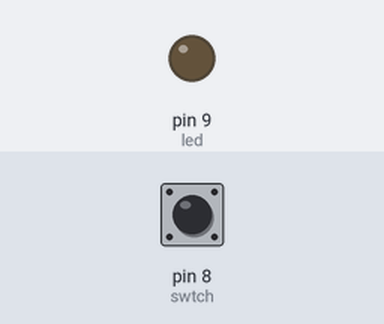
The sketch below on a simulated Arduino Uno, built with avr-gcc and run on an emulated ATmega328P. On the bench: output pins drawn as LEDs (lit = HIGH). The inputs (shaded band) are chosen by the test bench; at power-on: pin 8 (swtch) HIGH. What the sketch prints to the serial monitor is not drawn.

Above: at 1.25 s.
1.3 s: pin 8 (swtch) pulled LOW for 3.2 s
At 2.5 s:
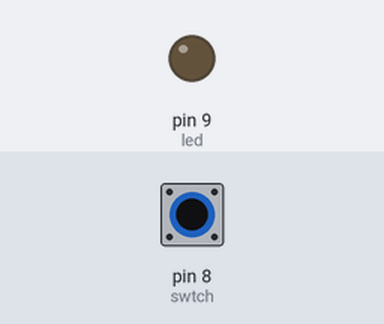
6.0 s: pin 8 (swtch) pulled LOW for 0.15 s
At 6.15 s:
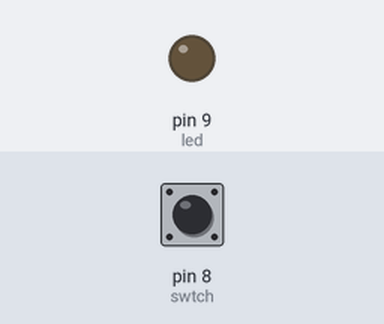
9.0 s: pin 8 (swtch) pulled LOW for 1 s
At 9.8 s:
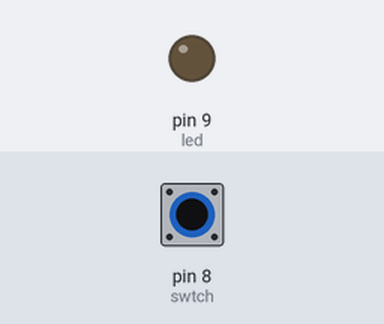
Timing chart, 0 to 18.7 s (numbered marks = the images above; inputs shaded):
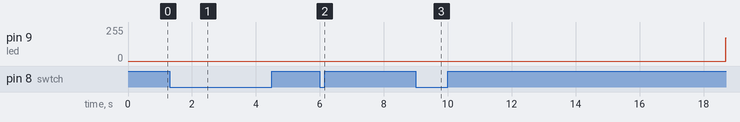

The sketch:

ledFade.ino
```cpp
// The first assignment for the light and interactivity class
// Led fade with an interruption
// Coded by Yeseul Song

#define led 9
#define swtch 8

int brightness = 0;
int fade = 1;

void setup() {

  pinMode(led, OUTPUT);
  pinMode(swtch, INPUT);
  Serial.begin(9600);

}

void loop() {

  brightness+=fade;

  if (brightness >= 255 || brightness <= 0) {
      fade = -fade;
  }

  if (digitalRead(swtch) ==  LOW) {
    brightness = 0;
  }

  analogWrite(led, brightness);
  delay(5);

  Serial.println(digitalRead(swtch));

}
```

Measured:
- after the input at 1.3 s, pin 9 (led): stays 0/255 (without the input it goes to 156/255 after 4.7 s)
- after the input at 6.0 s, pin 9 (led): stays 0/255 (without the input it goes to 138/255 after 3.0 s)
- after the input at 9.0 s, pin 9 (led): stays 0/255 (without the input it goes to 225/255 after 6.1 s)
